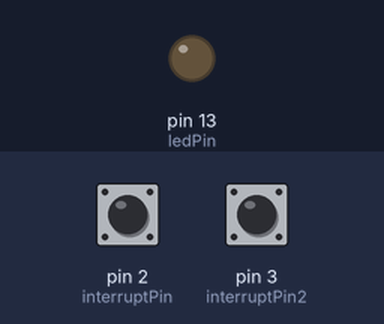
Simulated run of this sketch. Board: Arduino Uno, built with avr-gcc and run on an emulated ATmega328P. Parts: output pins drawn as LEDs (lit = HIGH). Inputs (shaded band) come from the test bench; at power-on: pin 2 (interruptPin) HIGH, pin 3 (interruptPin2) HIGH.

Above: at 1.2 s.
1.3 s: pin 2 (interruptPin) pulled LOW for 0.15 s
At 1.37 s:
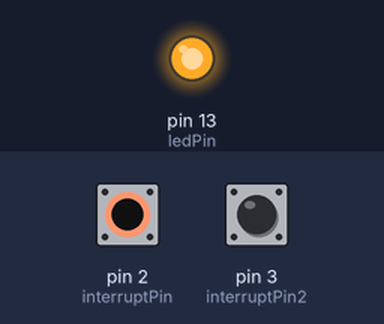
4.4 s: pin 2 (interruptPin) pulled LOW for 3.2 s
At 8.7 s:
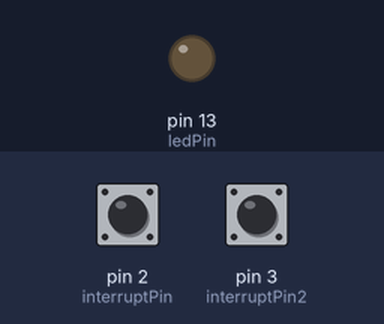
Timing chart, 0 to 10.2 s (numbered marks = the images above; inputs shaded):
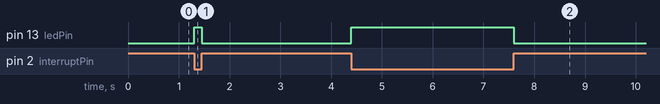

Measured:
- after the input at 1.3 s, pin 13 (ledPin): LOW → HIGH at once, → LOW 0.15 s later
- after the input at 4.4 s, pin 13 (ledPin): LOW → HIGH at once, → LOW 3.2 s later

The sketch:

interrupcion.ino
```cpp
#define ledPin 13
#define interruptPin 2
#define interruptPin2 3
volatile byte state = LOW;
volatile byte state2 = LOW;
unsigned int incomingByte = 0;

void setup() {
  pinMode(ledPin, OUTPUT);
  pinMode(interruptPin, INPUT_PULLUP);
  pinMode(interruptPin2, INPUT_PULLUP);
  Serial.begin(9600);
  attachInterrupt(digitalPinToInterrupt(interruptPin), blink, CHANGE);
  attachInterrupt(digitalPinToInterrupt(interruptPin2), blink2, RISING);
}

void loop() {
  digitalWrite(ledPin, state);
  incomingByte = Serial.read();
  if(incomingByte == 115)
  {
    Serial.print("Estado de la puerta: ");
    if(state)
    {
      Serial.print("abierta - ");
      Serial.print(state);
      Serial.print("\n");
    }
    else
    {
      Serial.print("cerrada - ");
      Serial.print(state);
      Serial.print("\n");
    }
    Serial.print("Estado de la chapa: ");
    if(!state2)
    {
      Serial.print("conectada - ");
      Serial.print(state2);
      Serial.print("\n");
    }
    else
    {
      Serial.print("desconectada - ");
      Serial.print(state2);
      Serial.print("\n");
    }
  }
}

void blink()
{
 static unsigned long last_interrupt_time = 0;
 unsigned long interrupt_time = millis();
 if (interrupt_time - last_interrupt_time > 20)
 {
   state = !state;
   while(Serial.available() > 0) {
    Serial.print(state);
   }
 }
 last_interrupt_time = interrupt_time;
}

void blink2()
{
 static unsigned long last_interrupt_time2 = 0;
 unsigned long interrupt_time2 = millis();
 if (interrupt_time2 - last_interrupt_time2 > 10)
 {
   state2 = !state2;
   while(Serial.available() > 0) {
    Serial.print(state2);
   }
 }
 last_interrupt_time2 = interrupt_time2;
}
```
